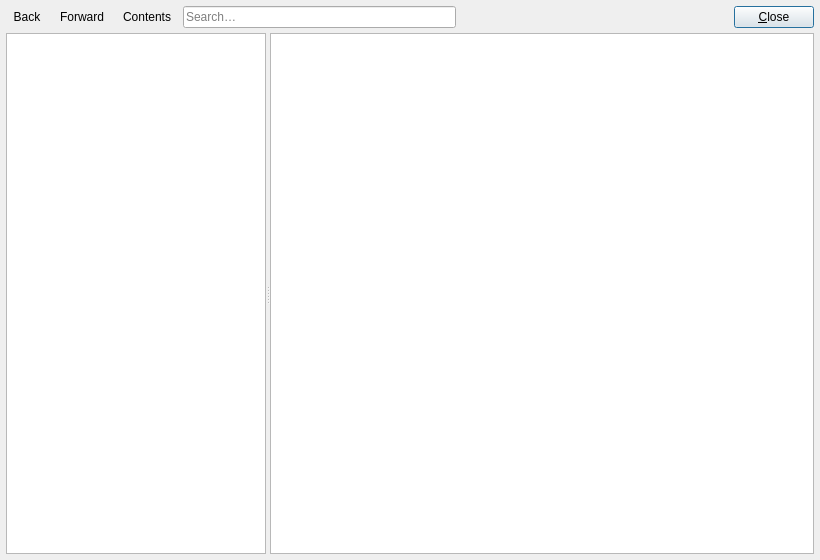
<?xml version="1.0" encoding="UTF-8"?>
<ui version="4.0">
 <class>UIHelpDlg</class>
 <widget class="QDialog" name="UIHelpDlg">
  <property name="geometry">
   <rect>
    <x>0</x>
    <y>0</y>
    <width>820</width>
    <height>560</height>
   </rect>
  </property>
  <property name="windowTitle">
   <string>QtDMM: Handbook</string>
  </property>
  <layout class="QVBoxLayout" name="verticalLayout">
   <property name="spacing">
    <number>5</number>
   </property>
   <property name="leftMargin">
    <number>6</number>
   </property>
   <property name="topMargin">
    <number>6</number>
   </property>
   <property name="rightMargin">
    <number>6</number>
   </property>
   <property name="bottomMargin">
    <number>6</number>
   </property>
   <item>
    <layout class="QHBoxLayout" name="navLayout">
     <item>
      <widget class="QToolButton" name="ui_back">
       <property name="toolTip">
        <string>Back</string>
       </property>
       <property name="whatsThis">
        <string>Go back to the previously shown help page.</string>
       </property>
       <property name="text">
        <string>Back</string>
       </property>
       <property name="toolButtonStyle">
        <enum>Qt::ToolButtonTextBesideIcon</enum>
       </property>
       <property name="autoRaise">
        <bool>true</bool>
       </property>
      </widget>
     </item>
     <item>
      <widget class="QToolButton" name="ui_forward">
       <property name="toolTip">
        <string>Forward</string>
       </property>
       <property name="whatsThis">
        <string>Go forward again after going back.</string>
       </property>
       <property name="text">
        <string>Forward</string>
       </property>
       <property name="toolButtonStyle">
        <enum>Qt::ToolButtonTextBesideIcon</enum>
       </property>
       <property name="autoRaise">
        <bool>true</bool>
       </property>
      </widget>
     </item>
     <item>
      <widget class="QToolButton" name="ui_home">
       <property name="toolTip">
        <string>Contents</string>
       </property>
       <property name="whatsThis">
        <string>Return to the table of contents.</string>
       </property>
       <property name="text">
        <string>Contents</string>
       </property>
       <property name="toolButtonStyle">
        <enum>Qt::ToolButtonTextBesideIcon</enum>
       </property>
       <property name="autoRaise">
        <bool>true</bool>
       </property>
      </widget>
     </item>
     <item>
      <widget class="QLineEdit" name="ui_search">
       <property name="toolTip">
        <string>Search in the page (Ctrl+F). Enter or F3 finds the next match, Shift+F3 the previous one.</string>
       </property>
       <property name="whatsThis">
        <string>Search the shown help page. Enter or F3 jumps to the next match, Shift+Enter or Shift+F3 to the previous one.</string>
       </property>
       <property name="placeholderText">
        <string>Search…</string>
       </property>
       <property name="clearButtonEnabled">
        <bool>true</bool>
       </property>
      </widget>
     </item>
     <item>
      <spacer name="navSpacer">
       <property name="orientation">
        <enum>Qt::Horizontal</enum>
       </property>
       <property name="sizeHint" stdset="0">
        <size>
         <width>40</width>
         <height>20</height>
        </size>
       </property>
      </spacer>
     </item>
     <item>
      <widget class="QPushButton" name="ui_close">
       <property name="text">
        <string>&amp;Close</string>
       </property>
      </widget>
     </item>
    </layout>
   </item>
   <item>
    <widget class="QSplitter" name="ui_splitter">
     <property name="orientation">
      <enum>Qt::Horizontal</enum>
     </property>
     <property name="childrenCollapsible">
      <bool>false</bool>
     </property>
     <widget class="QListWidget" name="ui_contents">
      <property name="whatsThis">
       <string>Table of contents. Click an entry to show that page.</string>
      </property>
      <property name="maximumSize">
       <size>
        <width>260</width>
        <height>16777215</height>
       </size>
      </property>
     </widget>
     <widget class="HelpBrowser" name="ui_page">
      <property name="whatsThis">
       <string>The help page. Links inside the text navigate to other pages; web links open in your browser.</string>
      </property>
      <property name="openExternalLinks">
       <bool>true</bool>
      </property>
     </widget>
    </widget>
   </item>
  </layout>
 </widget>
 <customwidgets>
  <customwidget>
   <class>HelpBrowser</class>
   <extends>QTextBrowser</extends>
   <header>ui/dialogs/helpbrowser.h</header>
  </customwidget>
 </customwidgets>
 <resources/>
 <connections/>
</ui>
